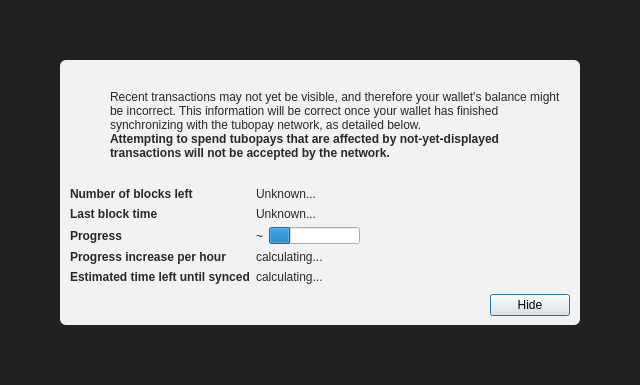
<?xml version="1.0" encoding="UTF-8"?>
<ui version="4.0">
 <class>ModalOverlay</class>
 <widget class="ModalOverlay" name="ModalOverlay">
  <property name="geometry">
   <rect>
    <x>0</x>
    <y>0</y>
    <width>640</width>
    <height>385</height>
   </rect>
  </property>
  <property name="windowTitle">
   <string>Form</string>
  </property>
  <layout class="QVBoxLayout" name="verticalLayout" stretch="0">
   <property name="sizeConstraint">
    <enum>QLayout::SetDefaultConstraint</enum>
   </property>
   <property name="leftMargin">
    <number>0</number>
   </property>
   <property name="topMargin">
    <number>0</number>
   </property>
   <property name="rightMargin">
    <number>0</number>
   </property>
   <property name="bottomMargin">
    <number>0</number>
   </property>
   <item>
    <widget class="QWidget" name="bgWidget" native="true">
     <property name="styleSheet">
      <string notr="true">#bgWidget { background: rgba(0,0,0,220); }</string>
     </property>
     <layout class="QVBoxLayout" name="verticalLayoutMain" stretch="1">
      <property name="leftMargin">
       <number>60</number>
      </property>
      <property name="topMargin">
       <number>60</number>
      </property>
      <property name="rightMargin">
       <number>60</number>
      </property>
      <property name="bottomMargin">
       <number>60</number>
      </property>
      <item>
       <widget class="QWidget" name="contentWidget" native="true">
        <property name="styleSheet">
         <string notr="true">#contentWidget { background: rgba(255,255,255,240); border-radius: 6px; }

QLabel { color: rgb(40,40,40);  }</string>
        </property>
        <layout class="QVBoxLayout" name="verticalLayoutSub" stretch="1,0,0,0">
         <property name="spacing">
          <number>0</number>
         </property>
         <property name="leftMargin">
          <number>10</number>
         </property>
         <property name="topMargin">
          <number>10</number>
         </property>
         <property name="rightMargin">
          <number>10</number>
         </property>
         <property name="bottomMargin">
          <number>10</number>
         </property>
         <item>
          <layout class="QHBoxLayout" name="horizontalLayoutIconText" stretch="0,1">
           <property name="topMargin">
            <number>20</number>
           </property>
           <item>
            <layout class="QVBoxLayout" name="verticalLayoutIcon">
             <property name="leftMargin">
              <number>0</number>
             </property>
             <item>
              <widget class="QPushButton" name="warningIcon">
               <property name="enabled">
                <bool>false</bool>
               </property>
               <property name="text">
                <string/>
               </property>
               <property name="icon">
                <iconset>
                 <normaloff>:/icons/warning</normaloff>
                 <disabledoff>:/icons/warning</disabledoff>:/icons/warning</iconset>
               </property>
               <property name="iconSize">
                <size>
                 <width>48</width>
                 <height>48</height>
                </size>
               </property>
               <property name="flat">
                <bool>true</bool>
               </property>
              </widget>
             </item>
             <item>
              <spacer name="verticalSpacerWarningIcon">
               <property name="orientation">
                <enum>Qt::Vertical</enum>
               </property>
               <property name="sizeHint" stdset="0">
                <size>
                 <width>20</width>
                 <height>40</height>
                </size>
               </property>
              </spacer>
             </item>
            </layout>
           </item>
           <item>
            <layout class="QVBoxLayout" name="verticalLayoutInfoText">
             <property name="leftMargin">
              <number>0</number>
             </property>
             <property name="topMargin">
              <number>0</number>
             </property>
             <item>
              <widget class="QLabel" name="infoText">
               <property name="text">
                <string>Recent transactions may not yet be visible, and therefore your wallet's balance might be incorrect. This information will be correct once your wallet has finished synchronizing with the tubopay network, as detailed below.</string>
               </property>
               <property name="textFormat">
                <enum>Qt::RichText</enum>
               </property>
               <property name="wordWrap">
                <bool>true</bool>
               </property>
              </widget>
             </item>
             <item>
              <widget class="QLabel" name="infoTextStrong">
               <property name="font">
                <font>
                 <weight>75</weight>
                 <bold>true</bold>
                </font>
               </property>
               <property name="text">
                <string>Attempting to spend tubopays that are affected by not-yet-displayed transactions will not be accepted by the network.</string>
               </property>
               <property name="textFormat">
                <enum>Qt::RichText</enum>
               </property>
               <property name="wordWrap">
                <bool>true</bool>
               </property>
              </widget>
             </item>
             <item>
              <spacer name="verticalSpacerInTextSpace">
               <property name="orientation">
                <enum>Qt::Vertical</enum>
               </property>
               <property name="sizeHint" stdset="0">
                <size>
                 <width>20</width>
                 <height>40</height>
                </size>
               </property>
              </spacer>
             </item>
            </layout>
           </item>
          </layout>
         </item>
         <item>
          <spacer name="verticalSpacerAfterText">
           <property name="orientation">
            <enum>Qt::Vertical</enum>
           </property>
           <property name="sizeHint" stdset="0">
            <size>
             <width>20</width>
             <height>40</height>
            </size>
           </property>
          </spacer>
         </item>
         <item>
          <layout class="QFormLayout" name="formLayout">
           <property name="fieldGrowthPolicy">
            <enum>QFormLayout::FieldsStayAtSizeHint</enum>
           </property>
           <property name="horizontalSpacing">
            <number>6</number>
           </property>
           <property name="verticalSpacing">
            <number>6</number>
           </property>
           <property name="topMargin">
            <number>10</number>
           </property>
           <item row="0" column="0">
            <widget class="QLabel" name="labelNumberOfBlocksLeft">
             <property name="font">
              <font>
               <weight>75</weight>
               <bold>true</bold>
              </font>
             </property>
             <property name="text">
              <string>Number of blocks left</string>
             </property>
            </widget>
           </item>
           <item row="0" column="1">
            <widget class="QLabel" name="numberOfBlocksLeft">
             <property name="text">
              <string>Unknown...</string>
             </property>
            </widget>
           </item>
           <item row="1" column="0">
            <widget class="QLabel" name="labelLastBlockTime">
             <property name="font">
              <font>
               <weight>75</weight>
               <bold>true</bold>
              </font>
             </property>
             <property name="text">
              <string>Last block time</string>
             </property>
            </widget>
           </item>
           <item row="1" column="1">
            <widget class="QLabel" name="newestBlockDate">
             <property name="sizePolicy">
              <sizepolicy hsizetype="Maximum" vsizetype="Preferred">
               <horstretch>0</horstretch>
               <verstretch>0</verstretch>
              </sizepolicy>
             </property>
             <property name="text">
              <string>Unknown...</string>
             </property>
            </widget>
           </item>
           <item row="2" column="0">
            <widget class="QLabel" name="labelSyncDone">
             <property name="font">
              <font>
               <weight>75</weight>
               <bold>true</bold>
              </font>
             </property>
             <property name="text">
              <string>Progress</string>
             </property>
            </widget>
           </item>
           <item row="2" column="1">
            <layout class="QHBoxLayout" name="horizontalLayoutSync" stretch="0,1">
             <item>
              <widget class="QLabel" name="percentageProgress">
               <property name="text">
                <string notr="true">~</string>
               </property>
              </widget>
             </item>
             <item>
              <widget class="QProgressBar" name="progressBar">
               <property name="value">
                <number>24</number>
               </property>
               <property name="format">
                <string/>
               </property>
              </widget>
             </item>
            </layout>
           </item>
           <item row="4" column="0">
            <widget class="QLabel" name="labelProgressIncrease">
             <property name="font">
              <font>
               <weight>75</weight>
               <bold>true</bold>
              </font>
             </property>
             <property name="text">
              <string>Progress increase per hour</string>
             </property>
            </widget>
           </item>
           <item row="4" column="1">
            <widget class="QLabel" name="progressIncreasePerH">
             <property name="text">
              <string>calculating...</string>
             </property>
            </widget>
           </item>
           <item row="5" column="0">
            <widget class="QLabel" name="labelEstimatedTimeLeft">
             <property name="font">
              <font>
               <weight>75</weight>
               <bold>true</bold>
              </font>
             </property>
             <property name="text">
              <string>Estimated time left until synced</string>
             </property>
            </widget>
           </item>
           <item row="5" column="1">
            <widget class="QLabel" name="expectedTimeLeft">
             <property name="text">
              <string>calculating...</string>
             </property>
            </widget>
           </item>
          </layout>
         </item>
         <item>
          <layout class="QHBoxLayout" name="horizontalLayoutButtons">
           <property name="leftMargin">
            <number>10</number>
           </property>
           <property name="topMargin">
            <number>10</number>
           </property>
           <item>
            <spacer name="horizontalSpacer">
             <property name="orientation">
              <enum>Qt::Horizontal</enum>
             </property>
             <property name="sizeHint" stdset="0">
              <size>
               <width>40</width>
               <height>20</height>
              </size>
             </property>
            </spacer>
           </item>
           <item>
            <widget class="QPushButton" name="closeButton">
             <property name="text">
              <string>Hide</string>
             </property>
             <property name="focusPolicy">
              <enum>Qt::StrongFocus</enum>
             </property>
             <property name="default">
              <bool>true</bool>
             </property>
            </widget>
           </item>
          </layout>
         </item>
        </layout>
       </widget>
      </item>
     </layout>
    </widget>
   </item>
  </layout>
 </widget>
 <customwidgets>
  <customwidget>
   <class>ModalOverlay</class>
   <extends>QWidget</extends>
   <header>qt/modaloverlay.h</header>
   <container>1</container>
  </customwidget>
 </customwidgets>
 <resources/>
 <connections/>
</ui>
